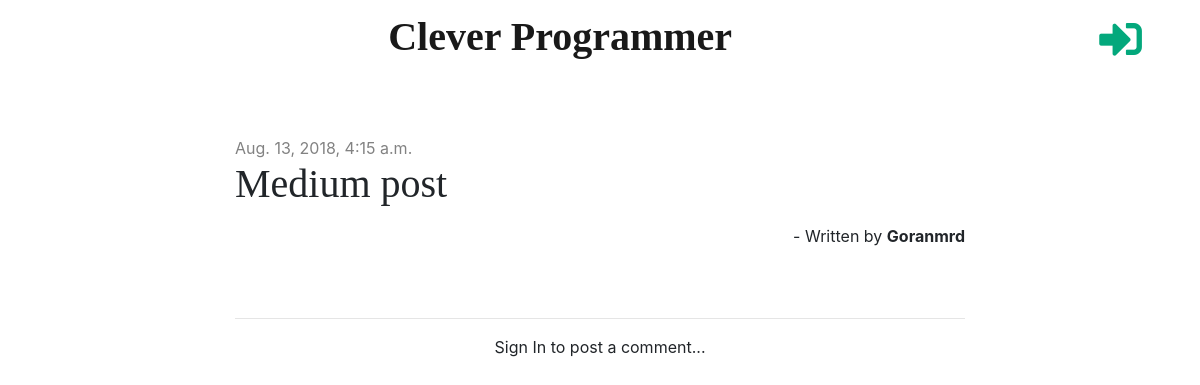
Page /post/11/ on the earlier database version.
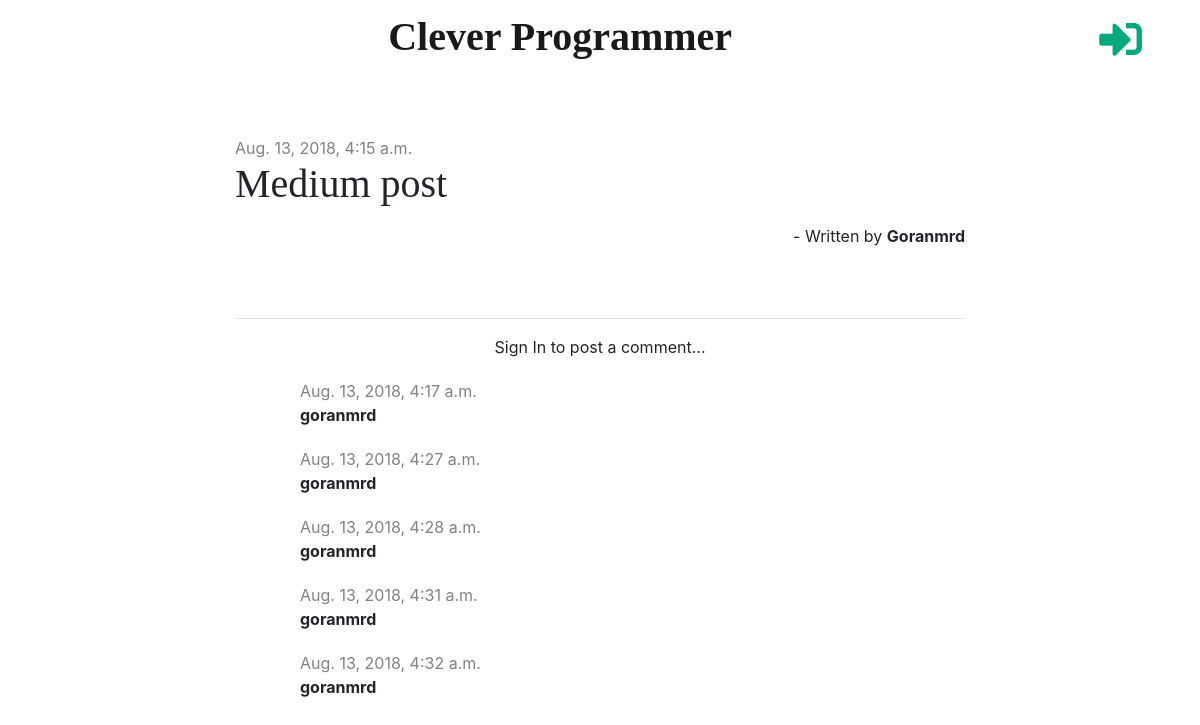
Same page on the later database version.
### blog/models.py (models this page shows, shortened)
class Comment(models.Model):
    post = models.ForeignKey('blog.Post', on_delete=models.CASCADE, related_name='comments')
    author = models.CharField(max_length=200)
    text = models.TextField()
    created_date = models.DateTimeField(default=timezone.now)
    approved = models.BooleanField(default=False)

### blog/views.py (the view)
# urls.py: path('post/<int:pk>/', views.post_detail, name='post_detail'),
def post_detail(request, pk):
    post = get_object_or_404(Post, pk=pk)
    form = CommentForm()
    stuff_for_frontend = {'post': post, 'form':form}
    return render(request, 'blog/post_detail.html', stuff_for_frontend)

### blog/templatetags/markdownify.py (called while the page is built)
@register.filter
def markdown(value):
    renderer = HighlightRenderer()
    markdown = mistune.Markdown(renderer=renderer)
    return markdown(value)

### blog/templates/blog/post_detail.html (shortened to what this page needs)
{% extends 'blog/base.html' %}
{% load markdownify %}
{% block content %}
    <div class="post">
        {% if post.published_date %}
            <div class="date">
                {{ post.published_date }}
            </div>
        {% else %}
            <a href="{% url 'post_publish' pk=post.pk %}" class="btn btn-primary">Publish</a>
        {% endif %}
        <h1>{{ post.title }}</h1>
		<p class="text-right">- Written by <strong>{{ post.author | title }}</strong></p>
    </div>
    <hr>
	{% if user.is_authenticated %}
		<div class="row bg-light py-3 mx-auto mb-3">
			<div class='col-md-12'>
				<form action="{% url 'add_comment_to_post' pk=post.pk %}" class="post-form-blog" method="post">
					{% csrf_token %}
					{{ form.as_p }}
					<small><strong>- You can use markdown in comments too...</strong></small> <button type="submit" class="btn btn-primary" onclick="focusOn()">Post</button>
				</form>
			</div>
		</div>
		{% else %}
			<p class="text-center">Sign In to post a comment...</p>
        {% endif %}
		{% for comment in post.comments.all %}
			<div class="comment mx-auto">
                {% if not comment.approved and request.user == post.author %}
					<div class="date">
						{{ comment.created_date }}
					</div>
					<strong>{{ comment.author }}</strong>
					<a href="{% url 'comment_approve' pk=comment.pk %}"><i class="fas fa-check"></i></a>
					<a href="{% url 'comment_remove' pk=comment.pk %}"><i class="fas fa-trash-alt"></i></a>
					<p>{{ comment.text | markdown | safe | linebreaksbr }}</p>
				</div>
				{% elif request.user != post.author and not comment.approved %}
					{% if request.user|striptags == comment.author|striptags %}
					<div class="waiting-approval">
						<p>Comment is waiting approval ...</p>
						<div class="date">
								{{ comment.created_date }}
							</div>
							<strong>{{ comment.author }}</strong>
							<p>{{ comment.text | markdown | safe | linebreaksbr }}</p>
						</div>
					</div>
					{% endif %}
				{% elif comment.approved %}
					<div class="date">
							{{ comment.created_date }}
						</div>
						<strong>{{ comment.author }}</strong>
					</div>
				{% elif empty %}
					<p>No comments yet...</p>
				{% endif %}
		{% endfor %}
{% endblock %}

Differences in the rows shown:
now on this page (row edited): Comment: created_date "Aug. 13, 2018, 4:17 a.m.", author "goranmrd"
now on this page (row edited): Comment: created_date "Aug. 13, 2018, 4:27 a.m.", author "goranmrd"
now on this page (row edited): Comment: created_date "Aug. 13, 2018, 4:28 a.m.", author "goranmrd"
now on this page (row edited): Comment: created_date "Aug. 13, 2018, 4:31 a.m.", author "goranmrd"
now on this page (row edited): Comment: created_date "Aug. 13, 2018, 4:32 a.m.", author "goranmrd"
